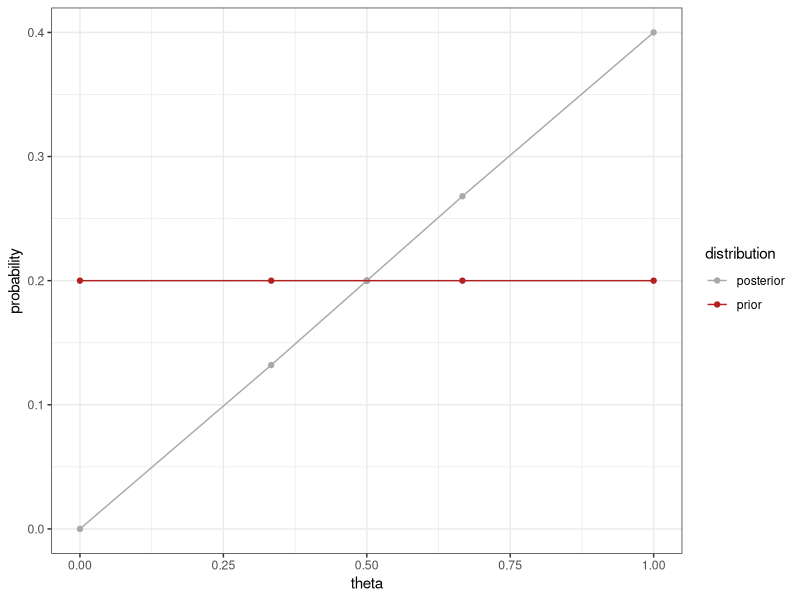

Source code (R):
## ---- chunk 1
knitr::opts_chunk$set(echo=TRUE, warning=FALSE, message=FALSE, dev.args = list(bg = 'transparent'), fig.align='center')
require('tidyverse')
require('forcats')
theme_set(theme_bw() + theme(plot.background=element_blank()) )
## ---- chunk 2

## ---- chunk 3
  # require('gtools')
  # x = matrix(rdirichlet(1, rep(1, 12)), nrow = 3)
  prob2ds = matrix(c(0.03, 0.09, 0.04, 0.04, 0.09, 0.02, 0, 0.05, 0.09, 0.41, 0.01, 0.13), nrow = 3)
  rownames(prob2ds) = c("blue", 'green', 'brown')
  colnames(prob2ds) = c("blond", 'brown', 'red', 'black')
## ---- chunk 4
prob2ds
## ---- chunk 5
  rowSums(prob2ds)
## ---- chunk 6
prob2ds
## ---- chunk 7
  round(prob2ds[1,] / sum(prob2ds[1,]), 4)
## ---- chunk 8
  likelihood = round(matrix(c(0, 1, 1/3, 2/3, 1/2, 1/2, 2/3, 1/3, 1, 0), nrow = 2),2)
  rownames(likelihood) = c("heads", 'tails')
  colnames(likelihood) = c("t=0", "t=1/3", "t=1/2", "t=2/3", "t=1")
## ---- chunk 9
  likelihood
## ---- chunk 10
  prob2d = likelihood  * 0.2
  prob2d
## ---- chunk 11
  prob2d
## ---- chunk 12
  prob2d[1,]/sum(prob2d[1,])
## ---- chunk 13
  plotData = data.frame(prior = rep(0.2,5), posterior = prob2d[1,]/sum(prob2d[1,]), theta = c(0, 1/3, 0.5, 2/3, 1))
  plotData = gather(plotData, key = distribution, value = probability, prior, posterior )
  ggplot(plotData, aes(x = theta, y = probability, color = distribution )) + geom_point() + geom_line() + theme(plot.background=element_blank()) + 
    scale_color_manual(values = c("darkgrey", "firebrick"))
## ---- chunk 14
  binomialMatrix = matrix(0, nrow = 3, ncol = 5)
  colnames(binomialMatrix) = colnames(prob2d)
  rownames(binomialMatrix) = c("(0,2)", "(1,1)", "(2,0)")
  thetas = c(0, 1/3, 0.5, 2/3, 1)
  ks = 0:2
  for (theta in 1:length(thetas)){
    for (k in 1:length(ks)){
      binomialMatrix[k,theta] = dbinom(ks[k],2,thetas[theta])
    }
  }
  show(round(binomialMatrix,2))
## ---- chunk 15
  KruschkeMatrix = matrix(0, nrow = 6, ncol = 5)
  colnames(KruschkeMatrix) = colnames(prob2d)
  rownames(KruschkeMatrix) = c("0", "1", "00", "01", "10", "11")
  KruschkeMatrix[1:2,] = likelihood[2:1,]
  thetas = c(0, 1/3, 0.5, 2/3, 1)
  outcomes = c(0,1,1,2)
  for (theta in 1:length(thetas)){
    for (outcome in 1:length(outcomes)){
      KruschkeMatrix[outcome+2,theta] = thetas[theta]^outcomes[outcome] * (1-thetas[theta])^(2- outcomes[outcome])
    }
  }
  show(round(KruschkeMatrix,2))
